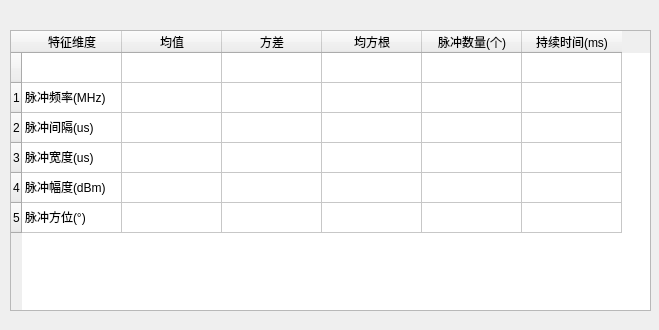
<?xml version="1.0" encoding="UTF-8"?>
<ui version="4.0">
 <class>shuzhijisuan1</class>
 <widget class="QWidget" name="shuzhijisuan1">
  <property name="geometry">
   <rect>
    <x>0</x>
    <y>0</y>
    <width>659</width>
    <height>330</height>
   </rect>
  </property>
  <property name="windowTitle">
   <string>shuzhijisuan1</string>
  </property>
  <widget class="QTableWidget" name="tableWidget">
   <property name="geometry">
    <rect>
     <x>10</x>
     <y>30</y>
     <width>641</width>
     <height>281</height>
    </rect>
   </property>
   <row>
    <property name="text">
     <string/>
    </property>
   </row>
   <row>
    <property name="text">
     <string>1</string>
    </property>
   </row>
   <row>
    <property name="text">
     <string>2</string>
    </property>
   </row>
   <row>
    <property name="text">
     <string>3</string>
    </property>
   </row>
   <row>
    <property name="text">
     <string>4</string>
    </property>
   </row>
   <row>
    <property name="text">
     <string>5</string>
    </property>
   </row>
   <column>
    <property name="text">
     <string>特征维度</string>
    </property>
   </column>
   <column>
    <property name="text">
     <string>均值</string>
    </property>
   </column>
   <column>
    <property name="text">
     <string>方差</string>
    </property>
   </column>
   <column>
    <property name="text">
     <string>均方根</string>
    </property>
   </column>
   <column>
    <property name="text">
     <string>脉冲数量(个)</string>
    </property>
   </column>
   <column>
    <property name="text">
     <string>持续时间(ms)</string>
    </property>
   </column>
   <item row="1" column="0">
    <property name="text">
     <string>脉冲频率(MHz)</string>
    </property>
   </item>
   <item row="2" column="0">
    <property name="text">
     <string>脉冲间隔(us)</string>
    </property>
   </item>
   <item row="3" column="0">
    <property name="text">
     <string>脉冲宽度(us)</string>
    </property>
   </item>
   <item row="4" column="0">
    <property name="text">
     <string>脉冲幅度(dBm)</string>
    </property>
   </item>
   <item row="5" column="0">
    <property name="text">
     <string>脉冲方位(°)</string>
    </property>
   </item>
  </widget>
 </widget>
 <layoutdefault spacing="6" margin="11"/>
 <resources/>
 <connections/>
</ui>
